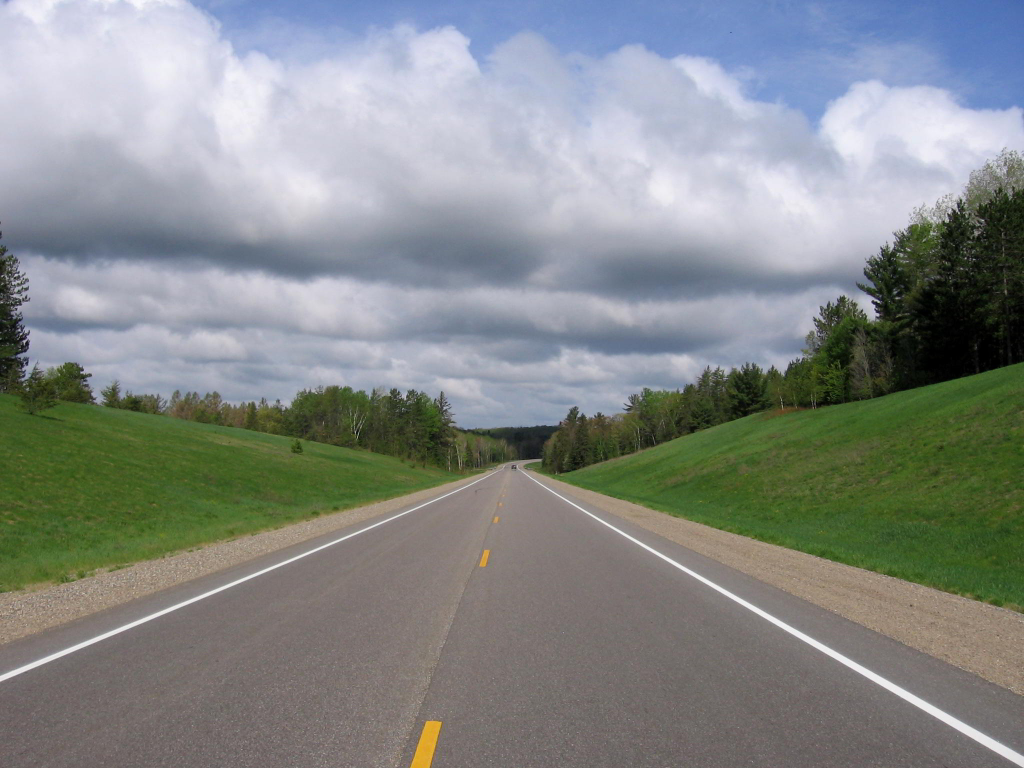
#> input picture mid_exam/highway.jpg, 2048 x 1536 px (shown at 1/2 size)
$ jupyter execute '최나라(20163163) mid_exam.ipynb'   (shell and % lines are left out)
#> lines starting #> are read from the running program, lines starting #| are printed output that depends on the picture
#Computer_vision_mid_exam
##2016316_Choinara

#Otsu 알고리즘
##1단계: 컬러 영상 읽고 RGB channel 및 gray 영상을 구하시오
- 첨부된 highway.jpg 영상을 사용하시오
- 영상 읽고 gray 영상으로 변환하기 (opencv 및 matplotlib 모두 사용 가능함)

##영상을 읽은 후
- gray 영상은 gray_img로 저장하시오

[cell 1]
import matplotlib.pyplot as plt
import numpy as np
import cv2

[cell 2]
#영상을 읽은 gray 영상을 저장하기 위한 코드를 작성하시오
from google.colab import files
uploaded = files.upload() # 파일 업로드 기능 실행
#> the answer given: highway.jpg

for fn in uploaded.keys(): # 업로드된 파일 정보 출력
    print('User uploaded file "{name}" with length {length} bytes'.format(
        name=fn, length=len(uploaded[fn])))

from IPython.display import Image
Image('highway.jpg')

image = cv2.imread('highway.jpg')
#> image is the input picture: shape (1536, 2048, 3); mean B, G, R 136.1, 137.2, 132.5
gray_img = cv2.cvtColor(image, cv2.COLOR_BGR2GRAY)
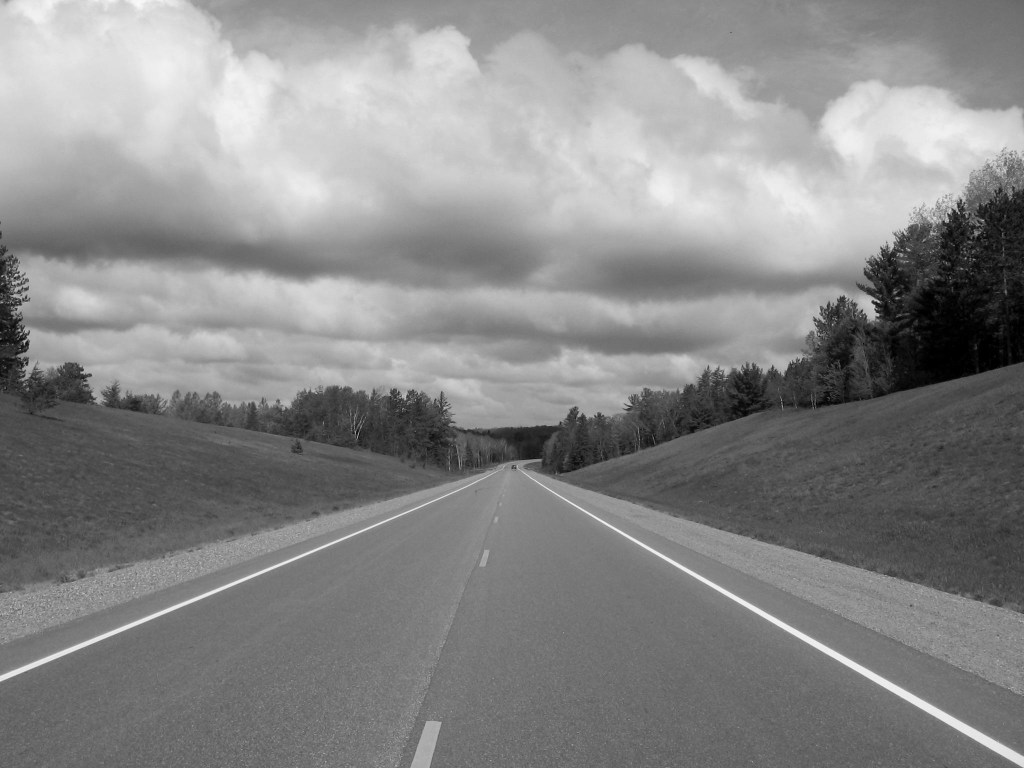
#> gray_img: shape (1536, 2048) (shown at 1/2 size); min 0, max 249, mean 135.7

#영상의 RGB채널 구하기
R_channel = image[:, :, 0]
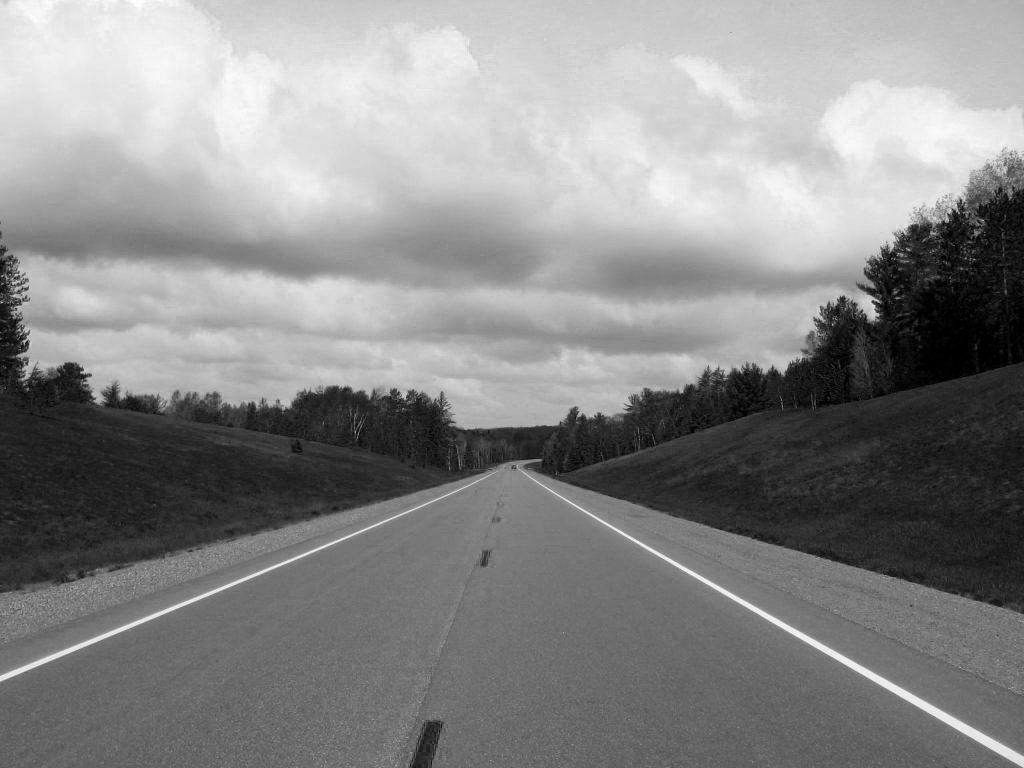
#> R_channel: shape (1536, 2048) (shown at 1/2 size); min 0, max 255, mean 136.1
G_channel = image[:, :, 1]
B_channel = image[:, :, 2]
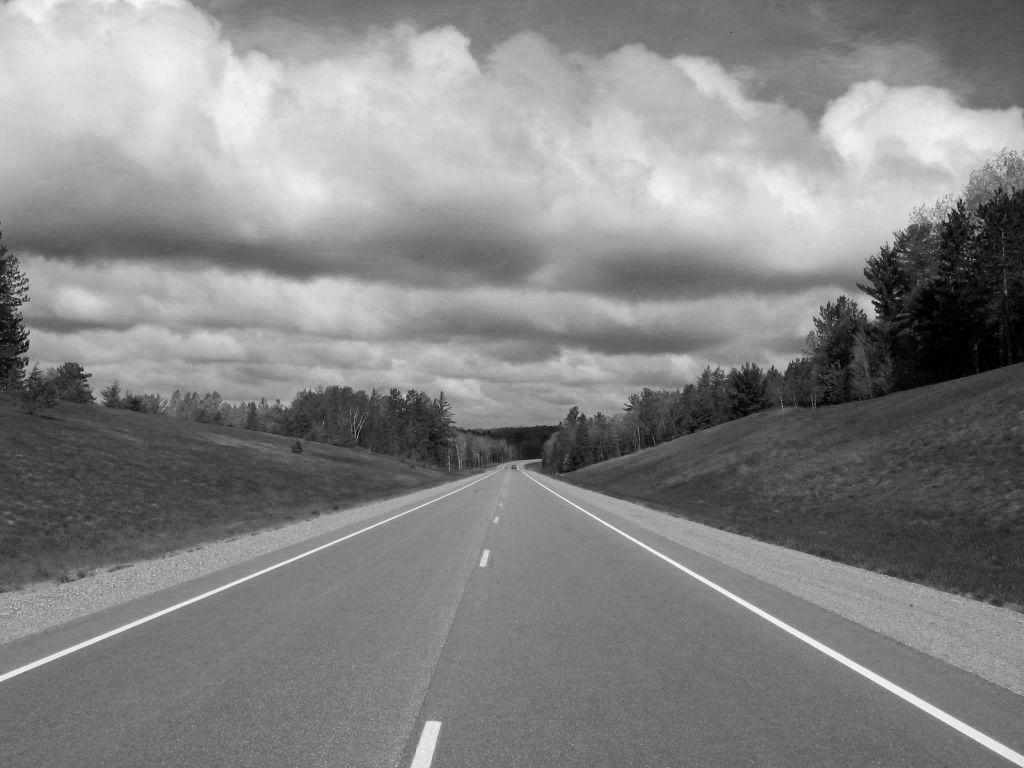
#> B_channel: shape (1536, 2048) (shown at 1/2 size); min 0, max 255, mean 132.5

#주어진 gray 영상의 가로 길이를 width, 세로 길이를 height로 저장, gray 영상으로 잘 변환되었는지 확인
height, width = gray_img.shape
#> height = 1536; width = 2048
print(height, width)
#| 1536 2048
plt.imshow(gray_img, cmap='gray')
#> (this line was passed over: IPython is not available in this run)
plt.show()

##2단계: 히스토그램, 정규화된 히스토그램, 정규화된 누적히스토그램 함수 작성
- 히스토그램 구하기 위한 함수를 histogram 함수 이름으로, 정규화된 히스토그램 함수를 normal_histogram, 정규화된 누적히스토그램 함수를 normal_CDF 이름으로 함수를 작성하시오

[cell 3]
#히스토그램 구하기 위한 함수를 작성하시오 (도수는 256의 크기를 갖고 있음)

def histogram(image):
  img_hist = np.zeros(256, np.int32)
  for i in range(0, height):
    for j in range(0, width):
      img_hist[image[i][j]] += 1
  return img_hist

gray_img_hist = histogram(gray_img)
#> gray_img_hist = 256 values, max 36948 at index 113, min 0 at index 250, mean 12288
plt.plot(gray_img_hist, 'red')
#> (this line was passed over: IPython is not available in this run)
plt.title('gray_img_histogram')
#> (this line was passed over: IPython is not available in this run)
plt.show()

#정규화된 히스토그램 구하기 위한 함수를 작성하시오
def normal_histogram(image):
  img_hist_norm = np.zeros(256, np.int32)
  for i in range(0, height):
    for j in range(0, width):
      img_hist_norm[image[i][j]] += 1

  img_hist_norm = img_hist_norm/(width*height)
  return img_hist_norm

gray_img_hist_norm = normal_histogram(gray_img)
#> gray_img_hist_norm = 256 values, max 0.0117 at index 113, min 0 at index 250, mean 0.00391
plt.plot(gray_img_hist_norm, 'blue')
#> (this line was passed over: IPython is not available in this run)
plt.title('gray_img_normalized_histogram')
#> (this line was passed over: IPython is not available in this run)
plt.show()

#정규화된 히스토그램으로부터 누적히스토그램을 구하기 위한 함수를 작성하시오
def normal_CDF(img_hist_norm):
  img_norm_CDF = img_hist_norm
#> img_norm_CDF has the same summary as gray_img_hist_norm outside normal_CDF
  for i in range(1, len(img_hist_norm)):
      img_norm_CDF[i] = img_hist_norm[i-1] + img_hist_norm[i]
#> after the loop, img_norm_CDF = 256 values from 0.00185 to 1
  return img_norm_CDF

gray_img_norm_CDF = normal_CDF(gray_img_hist_norm)
#> gray_img_norm_CDF = 256 values from 0.00185 to 1
plt.plot(gray_img_norm_CDF, 'green')
#> (this line was passed over: IPython is not available in this run)
plt.title('gray_img_normalized_histogram_CDF')
#> (this line was passed over: IPython is not available in this run)
plt.show()
